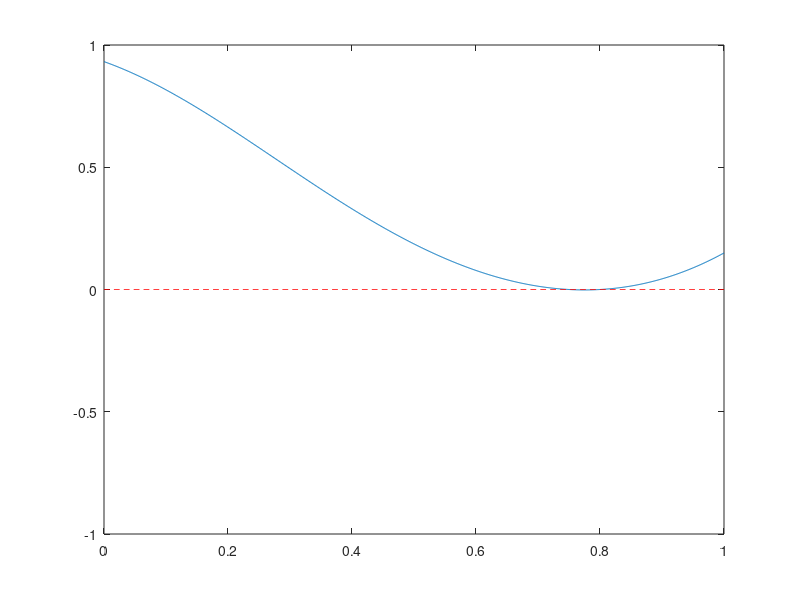

The MATLAB script that drew this image: (Note: this script raises an error after producing the figure.)
X = [0:.001:1];
Y = sin(X.^3 + .45* X.^2 - 2.5*X + 1.2);
L = zeros(1,1001);
plot(X,Y,X,L,'r--');
axis([0,1,-1,1])

%Incremental Search Method

increment(@(x) x^3 + .45*x^2 - 2.5*x + 1.2, 0, 1, 100)

%Bisection Method


